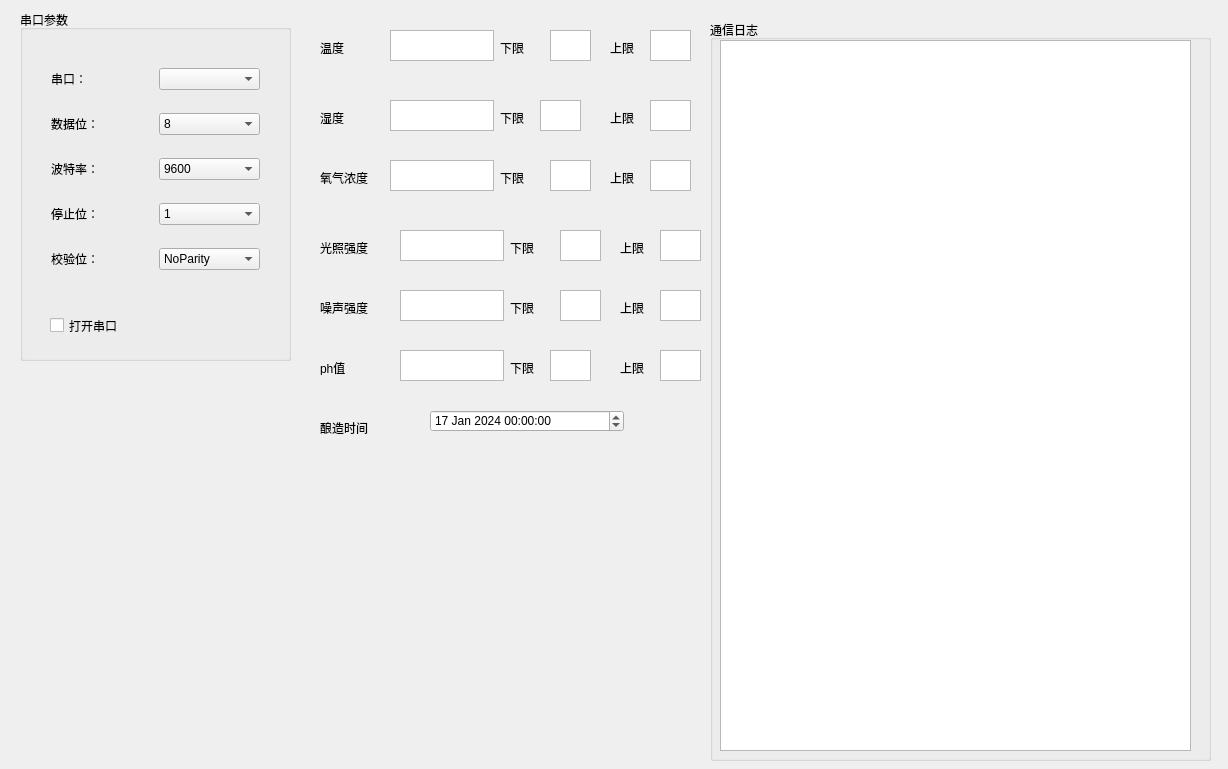
<?xml version="1.0" encoding="UTF-8"?>
<ui version="4.0">
 <class>MainWindow</class>
 <widget class="QMainWindow" name="MainWindow">
  <property name="geometry">
   <rect>
    <x>0</x>
    <y>0</y>
    <width>1228</width>
    <height>769</height>
   </rect>
  </property>
  <property name="windowTitle">
   <string>基于龙芯派的葡萄酒酿造生产管理监控系统</string>
  </property>
  <widget class="QWidget" name="centralWidget">
   <widget class="QGroupBox" name="groupBox">
    <property name="geometry">
     <rect>
      <x>710</x>
      <y>20</y>
      <width>501</width>
      <height>741</height>
     </rect>
    </property>
    <property name="title">
     <string>通信日志</string>
    </property>
    <widget class="QTextBrowser" name="comLog">
     <property name="geometry">
      <rect>
       <x>10</x>
       <y>20</y>
       <width>471</width>
       <height>711</height>
      </rect>
     </property>
    </widget>
   </widget>
   <widget class="QGroupBox" name="groupBox_2">
    <property name="geometry">
     <rect>
      <x>20</x>
      <y>10</y>
      <width>271</width>
      <height>351</height>
     </rect>
    </property>
    <property name="title">
     <string>串口参数</string>
    </property>
    <widget class="QCheckBox" name="openCom">
     <property name="geometry">
      <rect>
       <x>30</x>
       <y>300</y>
       <width>131</width>
       <height>31</height>
      </rect>
     </property>
     <property name="text">
      <string>打开串口</string>
     </property>
    </widget>
    <widget class="QWidget" name="layoutWidget">
     <property name="geometry">
      <rect>
       <x>20</x>
       <y>30</y>
       <width>231</width>
       <height>261</height>
      </rect>
     </property>
     <layout class="QVBoxLayout" name="verticalLayout">
      <item>
       <layout class="QHBoxLayout" name="horizontalLayout">
        <item>
         <widget class="QLabel" name="label">
          <property name="text">
           <string>串口：</string>
          </property>
         </widget>
        </item>
        <item>
         <widget class="QComboBox" name="portName"/>
        </item>
       </layout>
      </item>
      <item>
       <layout class="QHBoxLayout" name="horizontalLayout_5">
        <item>
         <widget class="QLabel" name="label_5">
          <property name="text">
           <string>数据位：</string>
          </property>
         </widget>
        </item>
        <item>
         <widget class="QComboBox" name="dataBits">
          <item>
           <property name="text">
            <string>8</string>
           </property>
          </item>
          <item>
           <property name="text">
            <string>7</string>
           </property>
          </item>
          <item>
           <property name="text">
            <string>6</string>
           </property>
          </item>
          <item>
           <property name="text">
            <string>5</string>
           </property>
          </item>
         </widget>
        </item>
       </layout>
      </item>
      <item>
       <layout class="QHBoxLayout" name="horizontalLayout_2">
        <item>
         <widget class="QLabel" name="label_2">
          <property name="text">
           <string>波特率：</string>
          </property>
         </widget>
        </item>
        <item>
         <widget class="QComboBox" name="baudRate">
          <item>
           <property name="text">
            <string>9600</string>
           </property>
          </item>
          <item>
           <property name="text">
            <string>4800</string>
           </property>
          </item>
          <item>
           <property name="text">
            <string>19200</string>
           </property>
          </item>
          <item>
           <property name="text">
            <string>38400</string>
           </property>
          </item>
         </widget>
        </item>
       </layout>
      </item>
      <item>
       <layout class="QHBoxLayout" name="horizontalLayout_4">
        <item>
         <widget class="QLabel" name="label_4">
          <property name="text">
           <string>停止位：</string>
          </property>
         </widget>
        </item>
        <item>
         <widget class="QComboBox" name="stopBits">
          <item>
           <property name="text">
            <string>1</string>
           </property>
          </item>
          <item>
           <property name="text">
            <string>2</string>
           </property>
          </item>
         </widget>
        </item>
       </layout>
      </item>
      <item>
       <layout class="QHBoxLayout" name="horizontalLayout_3">
        <item>
         <widget class="QLabel" name="label_3">
          <property name="text">
           <string>校验位：</string>
          </property>
         </widget>
        </item>
        <item>
         <widget class="QComboBox" name="parity">
          <item>
           <property name="text">
            <string>NoParity</string>
           </property>
          </item>
          <item>
           <property name="text">
            <string>EvenParity</string>
           </property>
          </item>
          <item>
           <property name="text">
            <string>OddParity</string>
           </property>
          </item>
         </widget>
        </item>
       </layout>
      </item>
     </layout>
    </widget>
   </widget>
   <widget class="QTextEdit" name="textEdit_2">
    <property name="geometry">
     <rect>
      <x>390</x>
      <y>30</y>
      <width>104</width>
      <height>31</height>
     </rect>
    </property>
   </widget>
   <widget class="QTextEdit" name="textEdit_3">
    <property name="geometry">
     <rect>
      <x>390</x>
      <y>100</y>
      <width>104</width>
      <height>31</height>
     </rect>
    </property>
   </widget>
   <widget class="QTextEdit" name="textEdit_4">
    <property name="geometry">
     <rect>
      <x>390</x>
      <y>160</y>
      <width>104</width>
      <height>31</height>
     </rect>
    </property>
   </widget>
   <widget class="QTextEdit" name="textEdit_5">
    <property name="geometry">
     <rect>
      <x>400</x>
      <y>230</y>
      <width>104</width>
      <height>31</height>
     </rect>
    </property>
   </widget>
   <widget class="QTextEdit" name="textEdit_6">
    <property name="geometry">
     <rect>
      <x>400</x>
      <y>290</y>
      <width>104</width>
      <height>31</height>
     </rect>
    </property>
   </widget>
   <widget class="QTextEdit" name="textEdit_7">
    <property name="geometry">
     <rect>
      <x>400</x>
      <y>350</y>
      <width>104</width>
      <height>31</height>
     </rect>
    </property>
   </widget>
   <widget class="QLabel" name="label_8">
    <property name="geometry">
     <rect>
      <x>320</x>
      <y>40</y>
      <width>72</width>
      <height>15</height>
     </rect>
    </property>
    <property name="text">
     <string>温度</string>
    </property>
   </widget>
   <widget class="QLabel" name="label_9">
    <property name="geometry">
     <rect>
      <x>320</x>
      <y>110</y>
      <width>72</width>
      <height>15</height>
     </rect>
    </property>
    <property name="text">
     <string>湿度</string>
    </property>
   </widget>
   <widget class="QLabel" name="label_10">
    <property name="geometry">
     <rect>
      <x>320</x>
      <y>170</y>
      <width>72</width>
      <height>15</height>
     </rect>
    </property>
    <property name="text">
     <string>氧气浓度</string>
    </property>
   </widget>
   <widget class="QLabel" name="label_11">
    <property name="geometry">
     <rect>
      <x>320</x>
      <y>240</y>
      <width>72</width>
      <height>15</height>
     </rect>
    </property>
    <property name="text">
     <string>光照强度</string>
    </property>
   </widget>
   <widget class="QLabel" name="label_12">
    <property name="geometry">
     <rect>
      <x>320</x>
      <y>300</y>
      <width>72</width>
      <height>15</height>
     </rect>
    </property>
    <property name="text">
     <string>噪声强度</string>
    </property>
   </widget>
   <widget class="QLabel" name="label_13">
    <property name="geometry">
     <rect>
      <x>320</x>
      <y>360</y>
      <width>72</width>
      <height>15</height>
     </rect>
    </property>
    <property name="text">
     <string>ph值</string>
    </property>
   </widget>
   <widget class="QLabel" name="label_14">
    <property name="geometry">
     <rect>
      <x>320</x>
      <y>420</y>
      <width>72</width>
      <height>15</height>
     </rect>
    </property>
    <property name="text">
     <string>酿造时间</string>
    </property>
   </widget>
   <widget class="QDateTimeEdit" name="dateTimeEdit">
    <property name="geometry">
     <rect>
      <x>430</x>
      <y>410</y>
      <width>194</width>
      <height>22</height>
     </rect>
    </property>
    <property name="dateTime">
     <datetime>
      <hour>0</hour>
      <minute>0</minute>
      <second>0</second>
      <year>2024</year>
      <month>1</month>
      <day>17</day>
     </datetime>
    </property>
   </widget>
   <widget class="QChartView" name="widget" native="true">
    <property name="geometry">
     <rect>
      <x>30</x>
      <y>470</y>
      <width>661</width>
      <height>281</height>
     </rect>
    </property>
   </widget>
   <widget class="QLabel" name="label_6">
    <property name="geometry">
     <rect>
      <x>500</x>
      <y>40</y>
      <width>41</width>
      <height>16</height>
     </rect>
    </property>
    <property name="text">
     <string>下限</string>
    </property>
   </widget>
   <widget class="QLabel" name="label_7">
    <property name="geometry">
     <rect>
      <x>500</x>
      <y>110</y>
      <width>31</width>
      <height>16</height>
     </rect>
    </property>
    <property name="text">
     <string>下限</string>
    </property>
   </widget>
   <widget class="QTextEdit" name="tempLowAlarm">
    <property name="geometry">
     <rect>
      <x>550</x>
      <y>30</y>
      <width>41</width>
      <height>31</height>
     </rect>
    </property>
    <property name="placeholderText">
     <string/>
    </property>
   </widget>
   <widget class="QTextEdit" name="humLowAlarm">
    <property name="geometry">
     <rect>
      <x>540</x>
      <y>100</y>
      <width>41</width>
      <height>31</height>
     </rect>
    </property>
    <property name="placeholderText">
     <string/>
    </property>
   </widget>
   <widget class="QTextEdit" name="o2LowAlarm">
    <property name="geometry">
     <rect>
      <x>550</x>
      <y>160</y>
      <width>41</width>
      <height>31</height>
     </rect>
    </property>
    <property name="placeholderText">
     <string/>
    </property>
   </widget>
   <widget class="QTextEdit" name="lightLowAlarm">
    <property name="geometry">
     <rect>
      <x>560</x>
      <y>230</y>
      <width>41</width>
      <height>31</height>
     </rect>
    </property>
    <property name="placeholderText">
     <string/>
    </property>
   </widget>
   <widget class="QTextEdit" name="noiseLowAlarm">
    <property name="geometry">
     <rect>
      <x>560</x>
      <y>290</y>
      <width>41</width>
      <height>31</height>
     </rect>
    </property>
    <property name="placeholderText">
     <string/>
    </property>
   </widget>
   <widget class="QTextEdit" name="phLowAlarm">
    <property name="geometry">
     <rect>
      <x>550</x>
      <y>350</y>
      <width>41</width>
      <height>31</height>
     </rect>
    </property>
    <property name="placeholderText">
     <string/>
    </property>
   </widget>
   <widget class="QLabel" name="label_19">
    <property name="geometry">
     <rect>
      <x>610</x>
      <y>40</y>
      <width>72</width>
      <height>15</height>
     </rect>
    </property>
    <property name="text">
     <string>上限</string>
    </property>
   </widget>
   <widget class="QLabel" name="label_15">
    <property name="geometry">
     <rect>
      <x>500</x>
      <y>170</y>
      <width>41</width>
      <height>16</height>
     </rect>
    </property>
    <property name="text">
     <string>下限</string>
    </property>
   </widget>
   <widget class="QLabel" name="label_16">
    <property name="geometry">
     <rect>
      <x>510</x>
      <y>240</y>
      <width>72</width>
      <height>15</height>
     </rect>
    </property>
    <property name="text">
     <string>下限</string>
    </property>
   </widget>
   <widget class="QLabel" name="label_17">
    <property name="geometry">
     <rect>
      <x>510</x>
      <y>300</y>
      <width>72</width>
      <height>15</height>
     </rect>
    </property>
    <property name="text">
     <string>下限</string>
    </property>
   </widget>
   <widget class="QLabel" name="label_18">
    <property name="geometry">
     <rect>
      <x>510</x>
      <y>360</y>
      <width>31</width>
      <height>16</height>
     </rect>
    </property>
    <property name="text">
     <string>下限</string>
    </property>
   </widget>
   <widget class="QTextEdit" name="tempHighAlarm">
    <property name="geometry">
     <rect>
      <x>650</x>
      <y>30</y>
      <width>41</width>
      <height>31</height>
     </rect>
    </property>
    <property name="placeholderText">
     <string/>
    </property>
   </widget>
   <widget class="QLabel" name="label_20">
    <property name="geometry">
     <rect>
      <x>610</x>
      <y>110</y>
      <width>72</width>
      <height>15</height>
     </rect>
    </property>
    <property name="text">
     <string>上限</string>
    </property>
   </widget>
   <widget class="QLabel" name="label_21">
    <property name="geometry">
     <rect>
      <x>610</x>
      <y>170</y>
      <width>72</width>
      <height>15</height>
     </rect>
    </property>
    <property name="text">
     <string>上限</string>
    </property>
   </widget>
   <widget class="QLabel" name="label_22">
    <property name="geometry">
     <rect>
      <x>620</x>
      <y>240</y>
      <width>72</width>
      <height>15</height>
     </rect>
    </property>
    <property name="text">
     <string>上限</string>
    </property>
   </widget>
   <widget class="QLabel" name="label_23">
    <property name="geometry">
     <rect>
      <x>620</x>
      <y>300</y>
      <width>72</width>
      <height>15</height>
     </rect>
    </property>
    <property name="text">
     <string>上限</string>
    </property>
   </widget>
   <widget class="QLabel" name="label_24">
    <property name="geometry">
     <rect>
      <x>620</x>
      <y>360</y>
      <width>72</width>
      <height>15</height>
     </rect>
    </property>
    <property name="text">
     <string>上限</string>
    </property>
   </widget>
   <widget class="QTextEdit" name="humHighAlarm">
    <property name="geometry">
     <rect>
      <x>650</x>
      <y>100</y>
      <width>41</width>
      <height>31</height>
     </rect>
    </property>
    <property name="placeholderText">
     <string/>
    </property>
   </widget>
   <widget class="QTextEdit" name="o2HighAlarm">
    <property name="geometry">
     <rect>
      <x>650</x>
      <y>160</y>
      <width>41</width>
      <height>31</height>
     </rect>
    </property>
    <property name="placeholderText">
     <string/>
    </property>
   </widget>
   <widget class="QTextEdit" name="lightHighAlarm">
    <property name="geometry">
     <rect>
      <x>660</x>
      <y>230</y>
      <width>41</width>
      <height>31</height>
     </rect>
    </property>
    <property name="placeholderText">
     <string/>
    </property>
   </widget>
   <widget class="QTextEdit" name="noiseHighAlarm">
    <property name="geometry">
     <rect>
      <x>660</x>
      <y>290</y>
      <width>41</width>
      <height>31</height>
     </rect>
    </property>
    <property name="placeholderText">
     <string/>
    </property>
   </widget>
   <widget class="QTextEdit" name="phHighAlarm">
    <property name="geometry">
     <rect>
      <x>660</x>
      <y>350</y>
      <width>41</width>
      <height>31</height>
     </rect>
    </property>
    <property name="placeholderText">
     <string/>
    </property>
   </widget>
  </widget>
 </widget>
 <layoutdefault spacing="6" margin="11"/>
 <customwidgets>
  <customwidget>
   <class>QChartView</class>
   <extends>QWidget</extends>
   <header>qchartview.h</header>
   <container>1</container>
  </customwidget>
 </customwidgets>
 <resources/>
 <connections/>
</ui>
